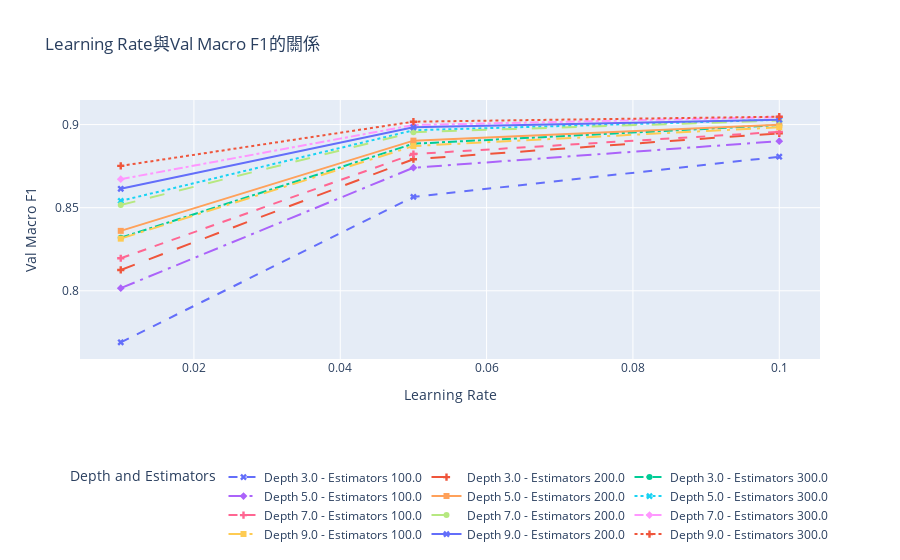

Here is the notebook cell this chart was saved with:
### Code cell
fig = px.line(
    grouped_results,
    x='learning_rate',
    y='Val Macro F1',
    color='Params Combination',
    markers=True,
    symbol='Params Combination',
    symbol_map=symbol_map,
    line_dash='Params Combination',
    line_dash_map=line_dash_map_corrected,
    title='Learning Rate與Val Macro F1的關係'
)

fig.update_layout(
    legend_title_text='Depth and Estimators',
    xaxis=dict(title='Learning Rate'),
    yaxis=dict(title='Val Macro F1'),
    legend=dict(
        orientation="h",  # 水平排列
        yanchor="top",    # 以圖例的頂部作為對齊點
        y=-0.4,           # 調整圖例的垂直位置，負值將其移到圖表下方
        xanchor="center", # 以圖例的中心作為對齊點
        x=0.5             # 圖例居中對齊
    ),
    height=600
)

# Save the reordered figure as an HTML file
html_file_path_ordered = 'Plot.html'
fig.write_html(html_file_path_ordered)

html_file_path_ordered

fig.show()

### Figure 1 — Plotly figure (JSON) as saved in the notebook; plotly's stock layout.template omitted (floating-point values rounded to 4 significant figures)
{"data": [{"hovertemplate": "Params Combination=Depth 3.0 - Estimators 100.0<br>learning_rate=%{x}<br>Val Macro F1=%{y}<extra></extra>", "legendgroup": "Depth 3.0 - Estimators 100.0", "line": {"color": "#636efa", "dash": "dash"}, "marker": {"symbol": "x"}, "mode": "lines+markers", "name": "Depth 3.0 - Estimators 100.0", "orientation": "v", "showlegend": true, "type": "scatter", "x": [0.01, 0.05, 0.1], "xaxis": "x", "y": [0.769, 0.8565, 0.8807], "yaxis": "y"}, {"hovertemplate": "Params Combination=Depth 3.0 - Estimators 200.0<br>learning_rate=%{x}<br>Val Macro F1=%{y}<extra></extra>", "legendgroup": "Depth 3.0 - Estimators 200.0", "line": {"color": "#EF553B", "dash": "longdash"}, "marker": {"symbol": "cross"}, "mode": "lines+markers", "name": "Depth 3.0 - Estimators 200.0", "orientation": "v", "showlegend": true, "type": "scatter", "x": [0.01, 0.05, 0.1], "xaxis": "x", "y": [0.8125, 0.8792, 0.8948], "yaxis": "y"}, {"hovertemplate": "Params Combination=Depth 3.0 - Estimators 300.0<br>learning_rate=%{x}<br>Val Macro F1=%{y}<extra></extra>", "legendgroup": "Depth 3.0 - Estimators 300.0", "line": {"color": "#00cc96", "dash": "dashdot"}, "marker": {"symbol": "circle"}, "mode": "lines+markers", "name": "Depth 3.0 - Estimators 300.0", "orientation": "v", "showlegend": true, "type": "scatter", "x": [0.01, 0.05, 0.1], "xaxis": "x", "y": [0.8319, 0.8885, 0.8997], "yaxis": "y"}, {"hovertemplate": "Params Combination=Depth 5.0 - Estimators 100.0<br>learning_rate=%{x}<br>Val Macro F1=%{y}<extra></extra>", "legendgroup": "Depth 5.0 - Estimators 100.0", "line": {"color": "#ab63fa", "dash": "longdashdot"}, "marker": {"symbol": "diamond"}, "mode": "lines+markers", "name": "Depth 5.0 - Estimators 100.0", "orientation": "v", "showlegend": true, "type": "scatter", "x": [0.01, 0.05, 0.1], "xaxis": "x", "y": [0.8016, 0.874, 0.89], "yaxis": "y"}, {"hovertemplate": "Params Combination=Depth 5.0 - Estimators 200.0<br>learning_rate=%{x}<br>Val Macro F1=%{y}<extra></extra>", "legendgroup": "Depth 5.0 - Estimators 200.0", "line": {"color": "#FFA15A", "dash": "solid"}, "marker": {"symbol": "square"}, "mode": "lines+markers", "name": "Depth 5.0 - Estimators 200.0", "orientation": "v", "showlegend": true, "type": "scatter", "x": [0.01, 0.05, 0.1], "xaxis": "x", "y": [0.8361, 0.8903, 0.8998], "yaxis": "y"}, {"hovertemplate": "Params Combination=Depth 5.0 - Estimators 300.0<br>learning_rate=%{x}<br>Val Macro F1=%{y}<extra></extra>", "legendgroup": "Depth 5.0 - Estimators 300.0", "line": {"color": "#19d3f3", "dash": "dot"}, "marker": {"symbol": "x"}, "mode": "lines+markers", "name": "Depth 5.0 - Estimators 300.0", "orientation": "v", "showlegend": true, "type": "scatter", "x": [0.01, 0.05, 0.1], "xaxis": "x", "y": [0.8541, 0.8966, 0.9029], "yaxis": "y"}, {"hovertemplate": "Params Combination=Depth 7.0 - Estimators 100.0<br>learning_rate=%{x}<br>Val Macro F1=%{y}<extra></extra>", "legendgroup": "Depth 7.0 - Estimators 100.0", "line": {"color": "#FF6692", "dash": "dash"}, "marker": {"symbol": "cross"}, "mode": "lines+markers", "name": "Depth 7.0 - Estimators 100.0", "orientation": "v", "showlegend": true, "type": "scatter", "x": [0.01, 0.05, 0.1], "xaxis": "x", "y": [0.8196, 0.8823, 0.8956], "yaxis": "y"}, {"hovertemplate": "Params Combination=Depth 7.0 - Estimators 200.0<br>learning_rate=%{x}<br>Val Macro F1=%{y}<extra></extra>", "legendgroup": "Depth 7.0 - Estimators 200.0", "line": {"color": "#B6E880", "dash": "longdash"}, "marker": {"symbol": "circle"}, "mode": "lines+markers", "name": "Depth 7.0 - Estimators 200.0", "orientation": "v", "showlegend": true, "type": "scatter", "x": [0.01, 0.05, 0.1], "xaxis": "x", "y": [0.8516, 0.8954, 0.9024], "yaxis": "y"}, {"hovertemplate": "Params Combination=Depth 7.0 - Estimators 300.0<br>learning_rate=%{x}<br>Val Macro F1=%{y}<extra></extra>", "legendgroup": "Depth 7.0 - Estimators 300.0", "line": {"color": "#FF97FF", "dash": "dashdot"}, "marker": {"symbol": "diamond"}, "mode": "lines+markers", "name": "Depth 7.0 - Estimators 300.0", "orientation": "v", "showlegend": true, "type": "scatter", "x": [0.01, 0.05, 0.1], "xaxis": "x", "y": [0.8672, 0.8997, 0.9045], "yaxis": "y"}, {"hovertemplate": "Params Combination=Depth 9.0 - Estimators 100.0<br>learning_rate=%{x}<br>Val Macro F1=%{y}<extra></extra>", "legendgroup": "Depth 9.0 - Estimators 100.0", "line": {"color": "#FECB52", "dash": "longdashdot"}, "marker": {"symbol": "square"}, "mode": "lines+markers", "name": "Depth 9.0 - Estimators 100.0", "orientation": "v", "showlegend": true, "type": "scatter", "x": [0.01, 0.05, 0.1], "xaxis": "x", "y": [0.8314, 0.8871, 0.8984], "yaxis": "y"}, {"hovertemplate": "Params Combination=Depth 9.0 - Estimators 200.0<br>learning_rate=%{x}<br>Val Macro F1=%{y}<extra></extra>", "legendgroup": "Depth 9.0 - Estimators 200.0", "line": {"color": "#636efa", "dash": "solid"}, "marker": {"symbol": "x"}, "mode": "lines+markers", "name": "Depth 9.0 - Estimators 200.0", "orientation": "v", "showlegend": true, "type": "scatter", "x": [0.01, 0.05, 0.1], "xaxis": "x", "y": [0.8614, 0.8984, 0.903], "yaxis": "y"}, {"hovertemplate": "Params Combination=Depth 9.0 - Estimators 300.0<br>learning_rate=%{x}<br>Val Macro F1=%{y}<extra></extra>", "legendgroup": "Depth 9.0 - Estimators 300.0", "line": {"color": "#EF553B", "dash": "dot"}, "marker": {"symbol": "cross"}, "mode": "lines+markers", "name": "Depth 9.0 - Estimators 300.0", "orientation": "v", "showlegend": true, "type": "scatter", "x": [0.01, 0.05, 0.1], "xaxis": "x", "y": [0.8752, 0.9017, 0.9047], "yaxis": "y"}], "layout": {"autosize": true, "legend": {"orientation": "h", "title": {"text": "Depth and Estimators"}, "tracegroupgap": 0, "x": 0.5, "xanchor": "center", "y": -0.4, "yanchor": "top"}, "title": {"text": "Learning Rate與Val Macro F1的關係"}, "xaxis": {"anchor": "y", "autorange": true, "domain": [0, 1], "range": [0.004504, 0.1055], "title": {"text": "Learning Rate"}, "type": "linear"}, "yaxis": {"anchor": "x", "autorange": true, "domain": [0, 1], "range": [0.7592, 0.9145], "title": {"text": "Val Macro F1"}, "type": "linear"}}}
